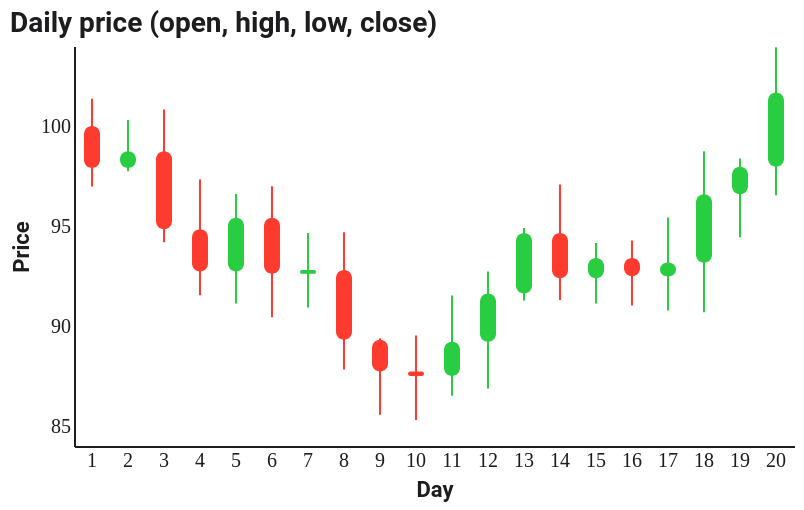

Specify this chart in Vega-Lite:
### Vega-Lite specification from a JSON file in a GitHub repository (floating-point values rounded to 4 significant figures)
{"$schema": "https://vega.github.io/schema/vega-lite/v5.json", "config": {"background": "#FFFFFF", "font": "Roboto, Roboto Serif, Roboto Mono, system-ui, sans-serif", "view": {"stroke": null, "cornerRadius": 10}, "axis": {"domain": true, "domainColor": "#1D1D1F", "labelColor": "#1D1D1F", "titleColor": "#1D1D1F", "grid": false, "ticks": false, "labelFont": "Roboto Mono", "titleFont": "Roboto"}, "axisTop": {"domain": false, "domainColor": null, "labels": false, "ticks": false, "title": null}, "axisRight": {"domain": false, "domainColor": null, "labels": false, "ticks": false, "title": null}, "legend": {"titleFont": "Roboto", "labelFont": "Roboto", "labelColor": "#1D1D1F", "titleColor": "#1D1D1F"}, "title": {"font": "Roboto", "fontSize": 14, "color": "#1D1D1F", "subtitleFont": "Roboto", "subtitleColor": "#1D1D1F"}, "range": {"category": ["#FF3B30", "#FF9500", "#FFCC00", "#28CD41", "#79DBDC", "#007AFF", "#AF52DE", "#FF2D55"]}, "bar": {"cornerRadiusEnd": 4}, "line": {"strokeWidth": 2}, "point": {"filled": true, "size": 40}}, "width": 360, "height": 200, "title": {"text": "Daily price (open, high, low, close)", "anchor": "start"}, "data": {"values": [{"day": 1, "open": 100.0, "close": 97.9, "high": 101.4, "low": 96.98, "up": false}, {"day": 2, "open": 97.9, "close": 98.74, "high": 100.3, "low": 97.74, "up": true}, {"day": 3, "open": 98.74, "close": 94.84, "high": 100.8, "low": 94.19, "up": false}, {"day": 4, "open": 94.84, "close": 92.72, "high": 97.33, "low": 91.54, "up": false}, {"day": 5, "open": 92.72, "close": 95.41, "high": 96.6, "low": 91.12, "up": true}, {"day": 6, "open": 95.41, "close": 92.61, "high": 96.99, "low": 90.44, "up": false}, {"day": 7, "open": 92.61, "close": 92.8, "high": 94.65, "low": 90.93, "up": true}, {"day": 8, "open": 92.8, "close": 89.31, "high": 94.69, "low": 87.83, "up": false}, {"day": 9, "open": 89.31, "close": 87.72, "high": 89.39, "low": 85.56, "up": false}, {"day": 10, "open": 87.72, "close": 87.5, "high": 89.52, "low": 85.3, "up": false}, {"day": 11, "open": 87.5, "close": 89.21, "high": 91.52, "low": 86.51, "up": true}, {"day": 12, "open": 89.21, "close": 91.62, "high": 92.73, "low": 86.88, "up": true}, {"day": 13, "open": 91.62, "close": 94.65, "high": 94.9, "low": 91.28, "up": true}, {"day": 14, "open": 94.65, "close": 92.39, "high": 97.07, "low": 91.3, "up": false}, {"day": 15, "open": 92.39, "close": 93.4, "high": 94.15, "low": 91.12, "up": true}, {"day": 16, "open": 93.4, "close": 92.49, "high": 94.28, "low": 91.03, "up": false}, {"day": 17, "open": 92.49, "close": 93.16, "high": 95.42, "low": 90.78, "up": true}, {"day": 18, "open": 93.16, "close": 96.59, "high": 98.74, "low": 90.69, "up": true}, {"day": 19, "open": 96.59, "close": 97.96, "high": 98.37, "low": 94.44, "up": true}, {"day": 20, "open": 97.96, "close": 101.7, "high": 103.9, "low": 96.54, "up": true}]}, "encoding": {"x": {"field": "day", "type": "ordinal", "axis": {"title": "Day", "labelAngle": 0, "labelOverlap": true}}}, "layer": [{"mark": {"type": "rule"}, "encoding": {"y": {"field": "low", "type": "quantitative", "scale": {"zero": false}, "axis": {"title": "Price"}}, "y2": {"field": "high"}, "color": {"condition": {"test": "datum.up", "value": "#28CD41"}, "value": "#FF3B30"}}}, {"mark": {"type": "bar", "size": 8}, "encoding": {"y": {"field": "open", "type": "quantitative"}, "y2": {"field": "close"}, "color": {"condition": {"test": "datum.up", "value": "#28CD41"}, "value": "#FF3B30"}}}]}
